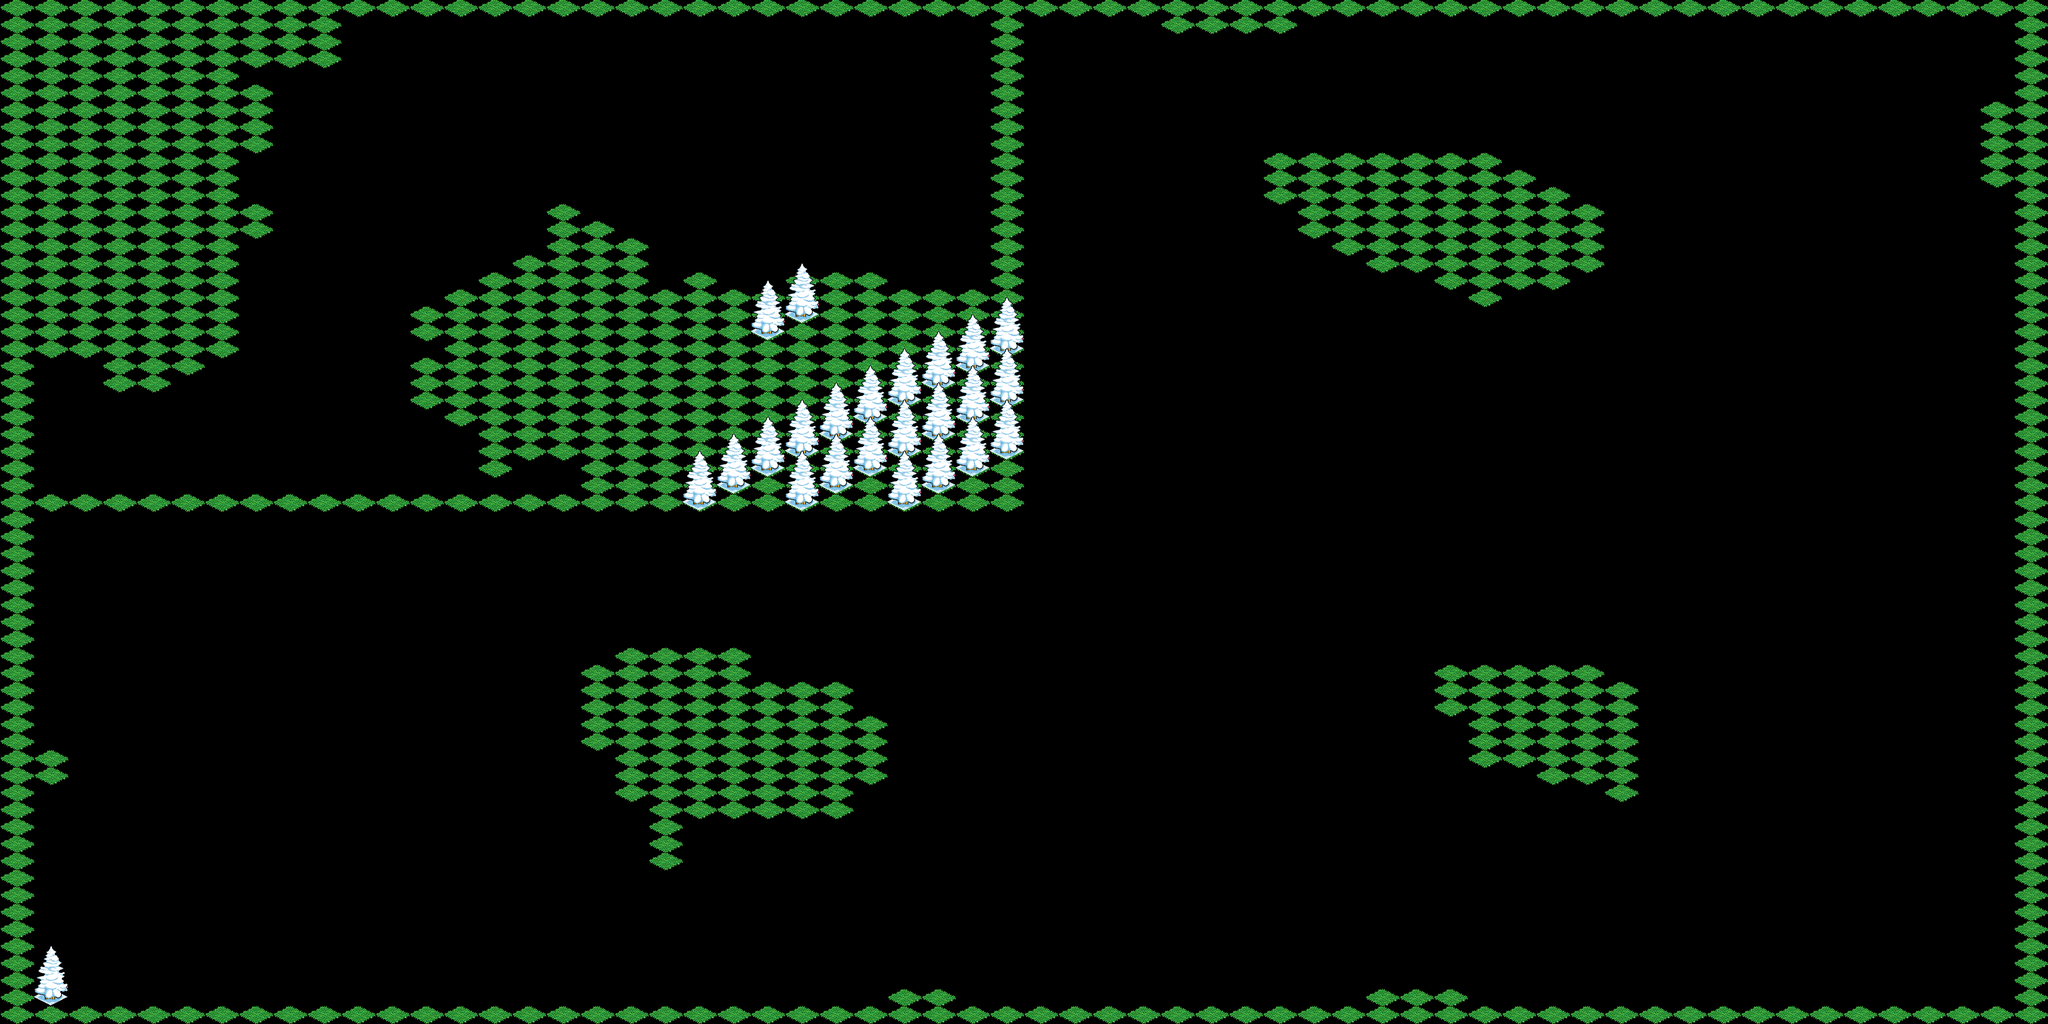

Rendered tile map (Tiled .tmx) drawn with the repository's tilesets; below, a short description and the map source with its tile grids summarised:
An orthogonal 60x60 tile map with 64x32 px tiles, 4 tile layers (grass, trees3, trees2, trees1), 2 tilesets and 3 objects (city1, city2).

<map version="1.0" orientation="orthogonal" renderorder="right-down" width="60" height="60" tilewidth="64" tileheight="32" nextobjectid="5">
 <tileset firstgid="1" name="iso-test" tilewidth="64" tileheight="115" spacing="2" margin="2" tilecount="14" columns="7">
  <image source="iso-test.png" width="512" height="256" />
 </tileset>
 <tileset firstgid="15" name="tiles-hd" tilewidth="64" tileheight="32" tilecount="128" columns="8">
  <image source="tiles-hd.png" width="512" height="512" />
 </tileset>
 <layer name="grass" width="60" height="60">
  <data>[3600 cells, 463 non-empty, 3 distinct tile ids]</data>
 </layer>
 <layer name="trees3" width="60" height="60">
  <data>[3600 cells, 379 non-empty, 2 distinct tile ids]</data>
 </layer>
 <layer name="trees2" width="60" height="60">
  <data>[3600 cells, 9 non-empty, 2 distinct tile ids]</data>
 </layer>
 <layer name="trees1" width="60" height="60">
  <data>[3600 cells, 4 non-empty, 1 distinct tile ids]</data>
 </layer>
 <objectgroup name="objects" visible="0">
  <object id="1" name="city1" x="393.5" y="576" width="153.5" height="118.5" />
  <object id="2" name="city2" x="470" y="197.5" width="129.5" height="114.5" />
  <object id="3" x="510.5" y="575.5">
   <polyline points="0,0 -11,-262" />
  </object>
 </objectgroup>
</map>
